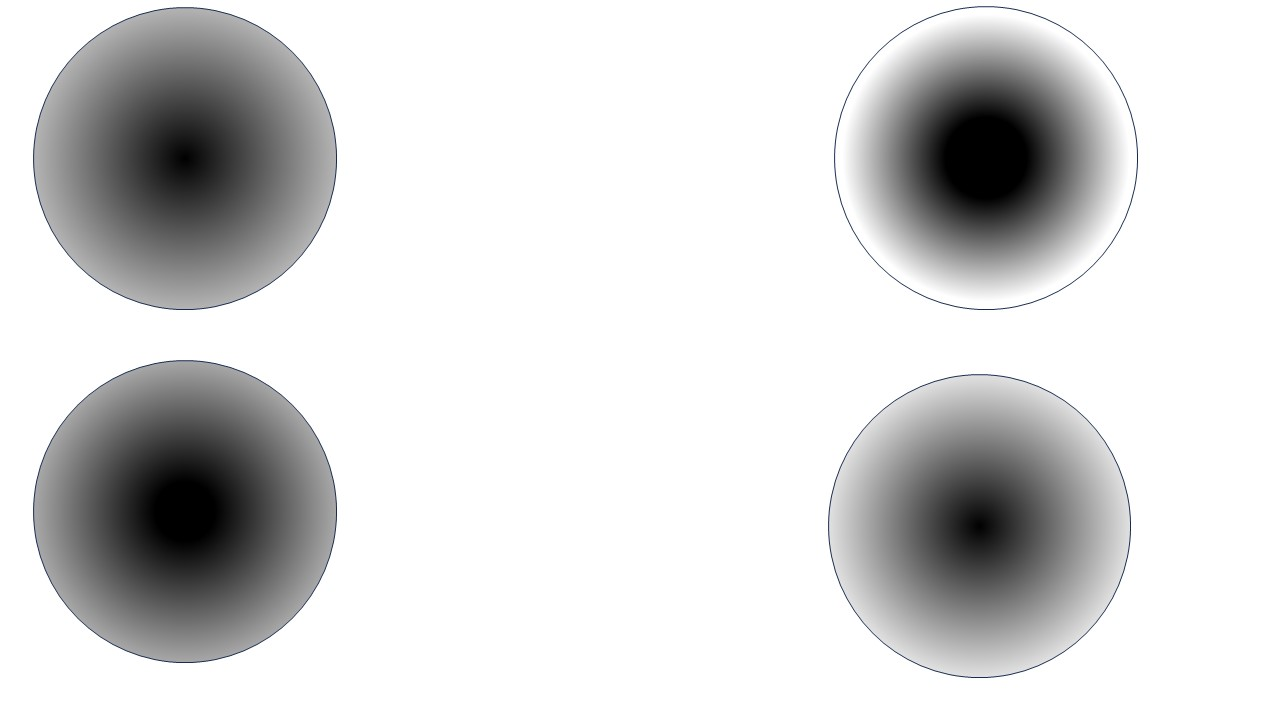
#> input picture test3.jpg, 1280 x 720 px
$ jupyter execute --allow-errors 'grid thresholding.ipynb'
#> lines starting #> are read from the running program, lines starting #| are printed output that depends on the picture
[cell 1]
import cv2
import numpy as np

# Load your image
image_path = 'test.jpg'
image = cv2.imread(image_path, cv2.IMREAD_GRAYSCALE)
cv2.imshow('image',image)
cv2.waitKey(2000)
cv2.destroyAllWindows()
# Define parameters
grid_rows = 2
grid_cols = 2
desired_white_percentage = 100  # Adjust as needed

# Calculate grid dimensions
#> (the rest of this cell did not finish here and is left out)

## Example of a Markdown Cell
- Plain text

[cell 2]
import cv2
import numpy as np

def calculate_threshold(image, desired_percentage):
    unique, counts = np.unique(image, return_counts=True)
    cumulative_counts = np.cumsum(counts)
    total_pixels = image.shape[0] * image.shape[1]
    threshold_pixel = total_pixels * desired_percentage / 100

    threshold = unique[np.argmax(cumulative_counts >= threshold_pixel)]
    return threshold

def apply_thresholds(image, grid_rows, grid_cols, desired_percentage):
    rows, cols = image.shape
    grid_height = rows // grid_rows
    grid_width = cols // grid_cols

    thresholds = []
    binary_images = []

    for r in range(grid_rows):
        for c in range(grid_cols):
            row_start, row_end = r * grid_height, (r + 1) * grid_height
            col_start, col_end = c * grid_width, (c + 1) * grid_width

            grid = image[row_start:row_end, col_start:col_end]
            threshold = calculate_threshold(grid, desired_percentage)
            thresholds.append(threshold)

            _, binary = cv2.threshold(grid, threshold, 255, cv2.THRESH_BINARY)
            binary_images.append(binary)

    return thresholds, binary_images

def apply_thresholds_to_new_image(new_image, thresholds, grid_rows, grid_cols):
    rows, cols = new_image.shape
    grid_height = rows // grid_rows
    grid_width = cols // grid_cols

    new_binary_images = []

    for r in range(grid_rows):
        for c in range(grid_cols):
            row_start, row_end = r * grid_height, (r + 1) * grid_height
            col_start, col_end = c * grid_width, (c + 1) * grid_width

            grid = new_image[row_start:row_end, col_start:col_end]
            threshold = thresholds[r * grid_cols + c]

            _, binary = cv2.threshold(grid, threshold, 255, cv2.THRESH_BINARY)
            new_binary_images.append(binary)

    return new_binary_images

# Load the original image
image_path = 'test.jpg'
image = cv2.imread(image_path, cv2.IMREAD_GRAYSCALE)

# Define grid parameters
grid_rows = 10
grid_cols = 10
desired_percentage = 90  # Adjust as needed

# Apply thresholds to the original image
#> (the rest of this cell did not finish here and is left out)

[cell 3]
import cv2
import numpy as np

# Define the calculate_threshold, apply_thresholds, and stitch_grid_images functions here...

def apply_thresholds_to_new_image(new_image, thresholds, grid_rows, grid_cols):
    rows, cols = new_image.shape
    grid_height = rows // grid_rows
    grid_width = cols // grid_cols

    new_binary_images = []

    for r in range(grid_rows):
        for c in range(grid_cols):
            row_start, row_end = r * grid_height, (r + 1) * grid_height
            col_start, col_end = c * grid_width, (c + 1) * grid_width

            grid = new_image[row_start:row_end, col_start:col_end]
            threshold = thresholds[r * grid_cols + c]

            _, binary = cv2.threshold(grid, threshold, 255, cv2.THRESH_BINARY)
            new_binary_images.append(binary)

    return new_binary_images

# Load the original image
image_path = 'test3.jpg'
image = cv2.imread(image_path, cv2.IMREAD_GRAYSCALE)
#> image: shape (720, 1280); min 0, max 255, mean 215.3

# Define grid parameters
grid_rows = 2
grid_cols = 2
desired_percentage = 10  # Adjust as needed

# Apply thresholds to the original image
thresholds, binary_images = apply_thresholds(image, grid_rows, grid_cols, desired_percentage)
#> call 2 of apply_thresholds, with grid_rows = 2, grid_cols = 2, desired_percentage = 10
#> after the loop in apply_thresholds (call 2), `for r in range(grid_rows):`:
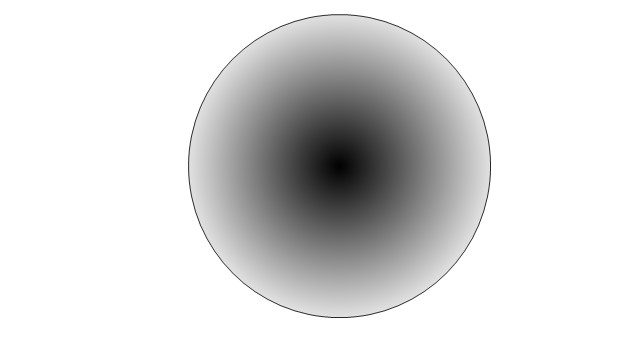
#> grid: shape (360, 640); min 2, max 255, mean 221.6
#> after the loop in apply_thresholds (call 2), `for r in range(grid_rows):`: binary_images = 4 items; thresholds = [101, 109, 76, 126]
#> thresholds = [101, 109, 76, 126]; binary_images = 4 items
print('thresholds',thresholds)
#| thresholds [101, 109, 76, 126]

# Stitch the thresholded grid boxes back to one image
#> (the rest of this cell did not finish here and is left out)

[cell 4]
import cv2
import numpy as np

# Define image size (square)
image_size = 256

# Generate random pixel positions
num_pixels = image_size * image_size
pixel_positions = np.random.choice(num_pixels, num_pixels, replace=False)

# Generate random grayscale values
grayscale_values = np.arange(256)

# Create the image
image = np.zeros((image_size, image_size), dtype=np.uint8)

for i, position in enumerate(pixel_positions):
    row = position // image_size
    col = position % image_size
    grayscale_value = grayscale_values[i % 256]
    image[row, col] = grayscale_value

# Display the image
cv2.imshow('Random Grayscale Image', image)
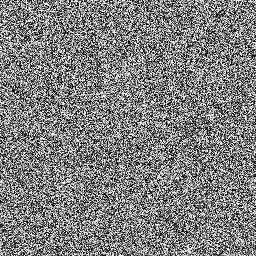
#> window 'Random Grayscale Image': shape (256, 256); min 0, max 255, mean 127.5
cv2.waitKey(0)
cv2.destroyAllWindows()
